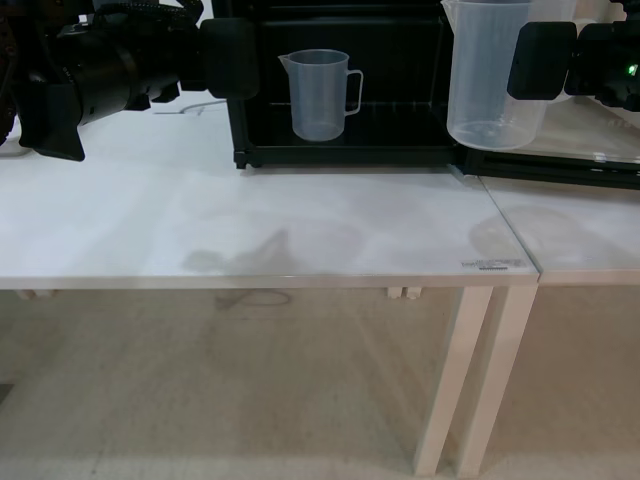
#> input picture configs/align_refs/20261026_s8start_task08_ep156.png, 640 x 480 px
$ python -i landmark_align.py   (imports and definitions only)
#> lines starting #> are read from the running program, lines starting #| are printed output that depends on the picture; after the words box and inside, x2 and y2 are one past the last pixel; in counts of white or black regions, pixels touching at a corner belong together
"""Heading and distance of the live cam_high view against a demo's arrival view.

Pure functions over two uint8 RGB images (H, W, 3); the only dependencies are
``cv2`` and ``numpy``. The base_align stage calls ``measure`` from a worker
thread, so nothing here touches a camera, the robot or a dataset.

PROVENANCE. Every estimate is a port of the field script that aligned stage 1 on
the robot on 2026-10-24 (``heading_align.py``, driven by ``stage1_align.py`` and
``align_loop.py``; in the vault under ``.claude/scripts/heading-align/``). The
bodies are kept as they ran there -- the SIFT parameters, the Lowe ratio, the
minimum match counts, the RANSAC that is re-seeded on every call and refits the
largest inlier set -- with one change: the intrinsics ``K``/``DIST`` and the
robot's vertical axis ``UP`` were module constants there and are arguments here,
because the stage reads the intrinsics off the RealSense profile (or the YAML)
at stage start. The 10/24 values are kept as ``FIELD_*`` for logging the
difference, not for computing with.

SIGN CONVENTION. ``yaw_deg`` is live heading minus demo heading, in degrees.
POSITIVE MEANS THE LIVE VIEW IS TURNED LEFT (counter-clockwise seen from above),
the same sign as odometry theta, so the correction is a turn of ``-yaw_deg``.
The minus in ``yaw_between`` is the one checked against odometry on the robot
(10/24 e1: measured +4.68, turned -4.684, next measurement +2.15). Do not copy
the sign from ``view_align_rot.py``, which pairs ``+dot`` with a runtime flip.

``move_m`` is how far to DRIVE FORWARD: positive means the live view is farther
from the landmark than the demo was (the landmark looks smaller).

HEADING, FINE THEN COARSE. The fine estimate is a pure rotation fitted to SIFT
bearings with the robot's own arms masked out. It is usable with at least
``MIN_INLIERS`` inliers and ``|yaw| <= MAX_ABS_YAW_DEG``. When it is not, and
``AlignParams.coarse_heading`` is on, the coarse estimate is the horizontal
bearing of the dark rack blob in each image (``coarse_yaw_from_rack``), usable up
to ``MAX_ABS_COARSE_YAW_DEG``. That is ``heading_for_step`` from the field,
added to stage1_align after run f1 stopped at 7 inliers / +15.3 deg. A coarse
estimate folds any sideways offset into the angle and ignores the camera pitch:
it only gets the base close enough for the fine estimate, so the caller must
turn on it and measure again, and must never treat it as "inside tolerance".

TRAPS THE FIELD RAN INTO, kept here because each one silently gives a wrong
number rather than an error:

1. The arms move with the camera, so unmasked they read as zero shift and pull
   the yaw toward 0. ``robot_mask`` removes every dark blob touching the top
   edge (and the distance match masks the live frame the same way).
2. The thresholds (gray 70 for the mask, 55 for the rack) are tuned on
   ``COLOR_RGB2GRAY``. A BGR stream changes them; the caller must pass RGB.
3. Read distance only once the heading is aligned: a frame 10 deg off read
   -1.9 cm where the aligned frame read +1.1 cm (the heading error changes the
   landmark's apparent size).
4. Driving changes the heading (a 2.3 cm drive moved it by -2.5 deg), so the
   heading has to be measured again after every drive.
5. Around 20 deg off the inliers drop to about 8; that is what the coarse
   fallback is for.
6. ``yaw ~ 0`` is not "true heading 0": a sideways offset of the base folds into
   the yaw (a cross-episode cycle check disagreed by 3-5 deg). Check the overlay.
7. The overlay is red = reference, cyan = live; for the black rack the caption
   reads inverted (the dark rack is where the OTHER image is bright).
8. Hand-placed objects (the rack itself, a tissue box) pull both estimates if
   they moved from their demo position.

DISTANCE. ``landmark_scale`` matches SIFT inside the padded landmark ROI of the
reference against the whole live frame and fits a similarity by RANSAC; the
scale ``s`` turns into a forward move with the landmark's distance at the demo
arrival: ``d * (1/s - 1)``. When SIFT gives fewer than ``MIN_SCALE_INLIERS``
inliers the field fell back on the rack box width (``live box w / roi w``) --
that branch was live on 10/24 because no ROI was passed, and run f2 aligned on
it. Here it runs only when ``AlignParams.width_fallback`` is on AND the ROI is
the reference's own ``dark_blob_box`` (the field never used it with --roi).
"""

import logging
import time
from dataclasses import asdict, dataclass
from pathlib import Path
from typing import Any

import cv2
import numpy as np

logger = logging.getLogger(__name__)

# Fine heading usable: at least this many RANSAC inliers ...
MIN_INLIERS: int = 15
# ... and no further off than this (deg). Past it the field stopped trusting the
# fit (inliers fall to ~8 near 20 deg) and used the coarse estimate instead.
MAX_ABS_YAW_DEG: float = 20.0
# Coarse (rack blob) heading usable up to this (deg); heading_align.py:167.
MAX_ABS_COARSE_YAW_DEG: float = 30.0
# A fine fit with fewer than MIN_INLIERS but at least this many is still turned
# on as a COARSE estimate when no rack blob is in view (beaker table, fridge,
# shelf). Robot PC 2026-10-25: t02 and t04 stopped at 13 matches otherwise.
MIN_WEAK_FINE_INLIERS: int = 8
# Distance usable from SIFT with at least this many similarity inliers.
MIN_SCALE_INLIERS: int = 8
# A distance correction larger than this is refused (m): the shell-era `move`
# refused > 0.10 m, and a bigger number is far more likely a bad match.
MAX_ABS_MOVE_M: float = 0.10

# The rotation RANSAC, as run on 10/24. Offline, thresholds 0.25-1.0 deg agreed
# within 0.3 deg except one pair (1.4 deg); the field ran 1.0.
RANSAC_THRESHOLD_DEG: float = 1.0
RANSAC_ITERATIONS: int = 2000
# Re-seeded on every call, so the same pair always gives the same answer.
RANSAC_SEED: int = 0
LOWE_RATIO: float = 0.8
# Fewer good matches than this and no rotation is fitted at all.
MIN_ROTATION_MATCHES: int = 8
# Fewer good matches than this and no similarity is fitted at all.
MIN_SCALE_MATCHES: int = 6

# robot_mask: near-black (< 70) blobs touching the top edge with more than 2000
# px are the arms; dilated 25 x 25 so their edges go too.
MASK_GRAY_MAX: int = 70
MASK_MIN_AREA: int = 2000
MASK_DILATE: int = 25

# landmark_scale: the reference crop is the ROI padded by this much (px).
ROI_PAD: int = 25
AFFINE_REPROJ_PX: float = 2.0

# dark_blob_box, verbatim from heading_align.py:139-151: gray < 55, closed 7 x 7,
# area 1500-40000, not touching the top, top >= 100, bottom <= 400, w >= 40.
BLOB_GRAY_MAX: int = 55
BLOB_CLOSE: int = 7
BLOB_MIN_AREA: int = 1500
BLOB_MAX_AREA: int = 40000
BLOB_MIN_Y: int = 100
BLOB_MAX_BOTTOM: int = 400
BLOB_MIN_W: int = 40
# coarse_yaw_from_rack: a live blob wider or taller than this times the
# reference rack box is not the rack. Robot PC 1 2026-11-02 (issue 110): the
# floor shadow under the table, larger than the rack, was taken for it and the
# base turned 27 deg the wrong way. Over the 389 saved rack-align frames the
# rack box was 0.86-1.18 x the reference width and 0.84-1.24 x its height; the
# 11 wrong blobs were >= 1.9 x wide. No lower bound: a far or blurred rack
# looks smaller and the coarse estimate should still use it.
BLOB_MAX_SIZE_RATIO: float = 1.5

# The 10/24 constants of heading_align.py. FOR LOGGING ONLY: the stage computes
# with the intrinsics read off the device at stage start (or given in YAML) and
# logs how far they are from these.
FIELD_K: np.ndarray = np.array(
    [[392.6346, 0.0, 322.7227], [0.0, 392.0662, 236.2555], [0.0, 0.0, 1.0]]
)
FIELD_DIST: np.ndarray = np.array(
    [-0.0522401, 0.0587252, 0.0001675, 0.0009436, -0.0198832]
)
# Robot vertical axis in camera coordinates, from essential-matrix poses of the
# replay run's in-place turns (view_align.py); camera pitch asin(-up[2]) ~ 32 deg.
FIELD_UP: np.ndarray = np.array([-0.06288349, -0.84574326, -0.52987169])

# heading_mode values. Closed, because the stage's decision and the events
# reader branch on them.
HEADING_FINE: str = "fine"
HEADING_COARSE: str = "coarse"
HEADING_EDGE: str = "edge"
HEADING_MODES: tuple[str, ...] = (HEADING_FINE, HEADING_COARSE, HEADING_EDGE)

# Edge heading (AlignParams.edge_heading): the longest near-horizontal line in a
# band of the frame -- the shelf's bottom rail in front of the beaker shelf --
# whose image slope turns with the base heading. Measured on the replay run
# replay_base_chain_1025c frames 2050-2315 against its odometry theta (robot
# PC 1, 2026-11-01): slope = 0.455 x heading - 1.38 deg, residual sd 0.15 deg,
# found in 258 of 266 frames. On chain r03's shelf arrival it read -9.3 then
# -0.9 deg where the fine estimate read -9.26 then -0.76 deg.
# Lines steeper than this are not the rail (deg).
EDGE_MAX_ABS_SLOPE_DEG: float = 12.0
# Canny and probabilistic Hough as measured above.
EDGE_BLUR: int = 5
EDGE_CANNY_LOW: int = 30
EDGE_CANNY_HIGH: int = 90
EDGE_HOUGH_THRESHOLD: int = 60
EDGE_HOUGH_MAX_GAP_PX: int = 25
# The frame height the band and the lengths are given in; other heights scale.
EDGE_FRAME_HEIGHT_PX: int = 480

# Edge distance (AlignParams.edge_distance): the height of the rail's DARK
# STRIP, not of the Hough line -- the strip has two edges ~10 px apart and the
# longest Hough segment flips between them, which moved a standing base's line
# by 14 px (sd 5.6) on the replay run. The darkest row near the line, column by
# column, moved 0.7 px (sd 0.11) on the same frames. Against odometry x the
# strip height moved 254 px/m (frames 2175-2245, residual sd 0.75 px).
# Rows searched above and below the Hough line, per column (px at 480 high).
EDGE_STRIP_WINDOW_PX: int = 12
# Columns sampled every this many px across the middle 70 % of the frame.
EDGE_STRIP_STEP_PX: int = 4
# A column with less contrast than this in its window has no strip (grey levels).
EDGE_STRIP_MIN_CONTRAST: float = 15.0
# Fewer usable columns than this and no strip height is given.
EDGE_STRIP_MIN_COLUMNS: int = 20

# scale_source values. Closed for the same reason.
SCALE_SIFT: str = "sift"
SCALE_BOX_WIDTH: str = "box_width"
SCALE_EDGE: str = "edge"
SCALE_SOURCES: tuple[str, ...] = (SCALE_SIFT, SCALE_BOX_WIDTH, SCALE_EDGE)


@dataclass(frozen=True)
class AlignParams:
    """Everything ``measure`` needs besides the two images."""

    # 3 x 3 pinhole matrix of the live camera, the one the reference was taken
    # with too (same camera, same resolution).
    camera_matrix: np.ndarray
    # OpenCV distortion coefficients (4, 5, 8, 12 or 14 values).
    dist_coeffs: np.ndarray
    # Unit vector: the robot's vertical axis in camera coordinates.
    up: np.ndarray
    # (x, y, w, h) of the fixed landmark in the REFERENCE image.
    landmark_roi: tuple[int, int, int, int]
    # Camera-to-landmark distance at the demo arrival (m); scales the move.
    landmark_distance_m: float
    # Rack-box-width distance when SIFT scale has too few inliers (field f2).
    width_fallback: bool = False
    # Rack-blob heading when the fine estimate is not usable (field f3 on).
    coarse_heading: bool = True
    # Edge heading when the fine estimate is not usable (off by default): the
    # slope of the longest near-horizontal line in edge_band_px (y from, y to,
    # at EDGE_FRAME_HEIGHT_PX) against the same line in the reference, divided
    # by edge_slope_per_deg (image slope deg per base heading deg). Tried before
    # the coarse estimate and, unlike it, can end the stage aligned.
    edge_heading: bool = False
    edge_band_px: tuple[int, int] = (110, 225)
    edge_slope_per_deg: float = 0.455
    edge_min_length_px: int = 180
    # The live line is refused when its height differs from the reference
    # line's by more than this (px): a different line (the table's far edge)
    # has a different slope-per-degree.
    edge_max_dy_px: int = 80
    # Edge distance when neither SIFT scale nor the width fallback gives one
    # (off by default): the rail strip's height against the reference's,
    # divided by edge_px_per_m (image px per m of forward distance). Its move is
    # not refused past MAX_ABS_MOVE_M -- the stage drives at most that much per
    # step and measures again -- because edge_max_dy_px already rejects a
    # different line.
    edge_distance: bool = False
    edge_px_per_m: float = 254.0


@dataclass(frozen=True)
class Measurement:
    """One live frame against the reference: heading, distance, side files.

    ``yaw_deg``/``inliers``/``matches`` are the FINE estimate as fitted (None /
    0 when nothing could be fitted) and ``heading_valid`` says whether it is
    usable. ``heading_mode`` and ``heading_yaw_deg`` are what a decision acts on:
    the fine estimate when it is usable, else the coarse one when that is on and
    usable, else None. ``coarse_yaw_deg`` is filled only when the coarse
    estimate was computed (fine not usable, coarse on). With edge heading on,
    the edge estimate comes between the two (``edge_*`` fields, filled whenever
    it was computed: fine not usable, edge on).

    ``sift_scale`` is the raw similarity scale whatever its inlier count;
    ``scale`` is the scale the move was computed from (None when distance is not
    usable), and ``scale_source`` says where it came from.
    """

    yaw_deg: float | None
    inliers: int
    matches: int
    heading_valid: bool
    coarse_yaw_deg: float | None
    heading_mode: str | None
    heading_yaw_deg: float | None
    sift_scale: float | None
    scale: float | None
    scale_inliers: int
    scale_matches: int
    scale_source: str | None
    move_m: float | None
    distance_valid: bool
    measure_s: float
    live_png: str | None
    overlay_png: str | None
    # Edge heading (AlignParams.edge_heading), None when not computed or no
    # usable line: the yaw it gives, the live and reference line slopes (deg)
    # and the live line's height at the frame centre (px).
    edge_yaw_deg: float | None = None
    edge_slope_deg: float | None = None
    edge_ref_slope_deg: float | None = None
    edge_y_px: float | None = None
    # Edge distance (AlignParams.edge_distance), None when not computed: the
    # rail strip's height in the live frame minus the reference's (px; positive
    # = lower in the frame = closer).
    edge_dy_px: float | None = None

    # [4 lines left out: function heading_usable, not called in this run]

    def as_event(self) -> dict[str, Any]:
        """Plain Python values only, for an events.jsonl line."""
        return asdict(self)


# The arms are masked by two fixed top-corner boxes (user-approved 2026-10-25)
# instead of "every dark blob touching the top edge", which also swallowed the
# black fridge (merged with the arms) and left 15-19 matches in front of it. Boxes as fractions of the 640x480 frame: left
# x < 230, right x >= 420, both y < 140 (covers the gripper tips, which reach
# x ~215, and the mock scene's arms). On t05's fridge frames this gave 30-35
# matches and estimates that follow the turn; rack and beaker frames unchanged
# or better.
ARM_BOX_LEFT_X: float = 230 / 640
ARM_BOX_RIGHT_X: float = 420 / 640
ARM_BOX_BOTTOM_Y: float = 140 / 480


# [8 lines left out: function robot_mask, not called in this run]


def robot_mask_dark_blobs(image: np.ndarray) -> np.ndarray:
    """255 everywhere except the robot's arms (dark blobs touching the top edge).

    heading_align.py:87-96, verbatim. Kept for comparison; unused while the
    fixed-box patch above is in.
    """
    gray = cv2.cvtColor(image, cv2.COLOR_RGB2GRAY)
    dark = (gray < MASK_GRAY_MAX).astype(np.uint8)
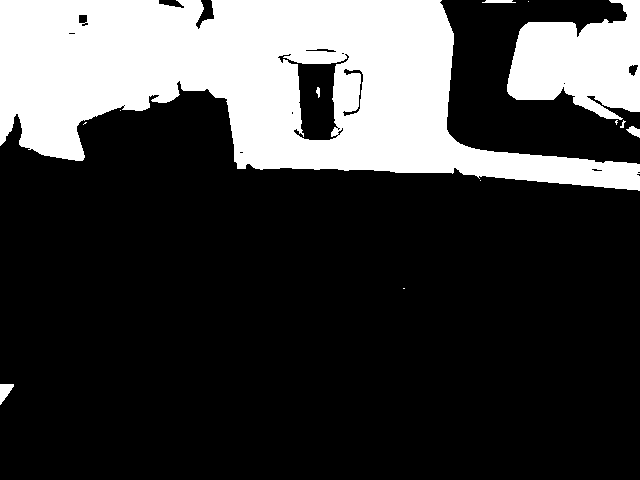
#> dark: shape (480, 640); values 0 (black) and 1 (white), 25.3% white; 13 white regions (6 under 20 px), largest, box (x1, y1, x2, y2) and area: (0, 0, 640, 191) 66467, (507, 0, 640, 120) 10685, (0, 384, 14, 405) 170
    count, labels, stats, _ = cv2.connectedComponentsWithStats(dark, 8)
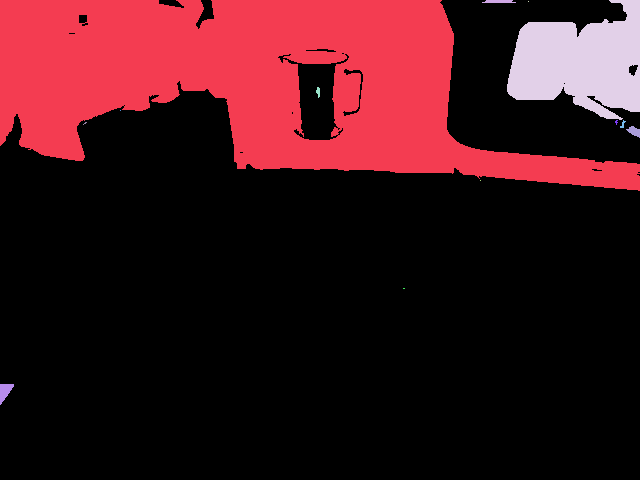
#> labels: shape (480, 640) int32; 14 distinct labels, from 0 to 13; one colour per label, 0 black
#> count = 14; stats = 14 rows, first 6: [0, 0, 640, 480, 229626], [0, 0, 640, 191, 66467], [482, 0, 34, 3, 88], [528, 1, 1, 1, 1], [507, 0, 133, 120, 10685], [316, 87, 4, 11, 30]
    robot = np.zeros_like(dark)
    for i in range(1, count):
        if (
            stats[i, cv2.CC_STAT_TOP] == 0
            and stats[i, cv2.CC_STAT_AREA] > MASK_MIN_AREA
        ):
            robot[labels == i] = 1
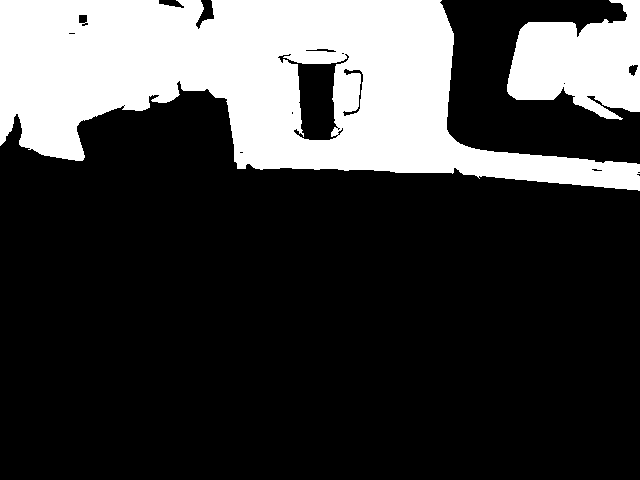
#> robot: shape (480, 640); values 0 (black) and 1 (white), 25.1% white; 2 white regions, box (x1, y1, x2, y2) and area: (0, 0, 640, 191) 66467, (507, 0, 640, 120) 10685
    robot = cv2.dilate(robot, np.ones((MASK_DILATE, MASK_DILATE), np.uint8))
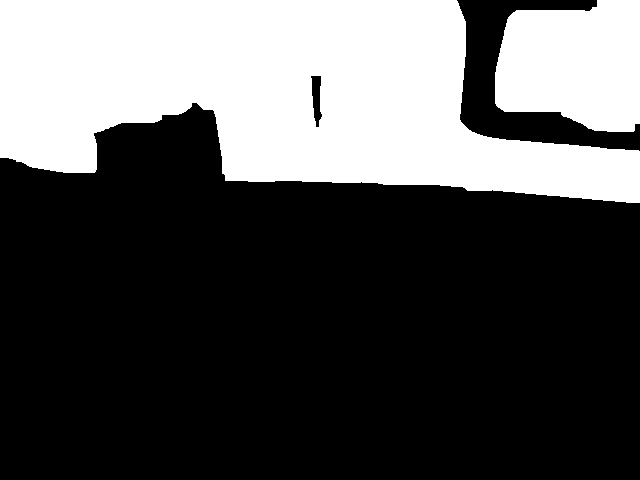
#> robot: shape (480, 640); values 0 (black) and 1 (white), 32.7% white; 2 white regions, box (x1, y1, x2, y2) and area: (0, 0, 640, 203) 84521, (495, 0, 640, 132) 15932
    return ((1 - robot) * 255).astype(np.uint8)


# [140 lines left out: functions bearings, kabsch, yaw_between, heading_valid, dark_blob_box, coarse_yaw_from_rack, not called in this run]


@dataclass(frozen=True)
class EdgeLine:
    """The longest near-horizontal line in a band: slope (deg), height at centre (px)."""

    slope_deg: float
    y_px: float
    length_px: float


# [223 lines left out: functions edge_line, edge_yaw, edge_strip_y, edge_distance_move, heading_for_step, landmark_scale, not called in this run]


def distance_move(scale: float, landmark_distance_m: float) -> float:
    """Forward move (m) that brings the landmark to its demo size: d * (1/s - 1)."""
    return landmark_distance_m * (1.0 / scale - 1.0)


# [116 lines left out: functions overlay, write_png, measure, not called in this run]

>>> import cv2
>>> picture = cv2.cvtColor(cv2.imread('../../../../configs/align_refs/20261026_s8start_task08_ep156.png'), cv2.COLOR_BGR2RGB)
>>> result = robot_mask_dark_blobs(picture)
